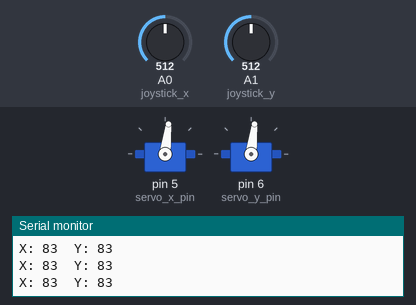
Bench run of a sketch on a simulated Arduino Uno, built with avr-gcc and run on an emulated ATmega328P. Parts: 2 × servo, the last lines printed to the serial monitor. The test bench sets the inputs (shaded band); at power-on: A0 (joystick_x) = 512, A1 (joystick_y) = 512.

Above: at 1.2 s.
1.3 s: A0 (joystick_x) set to 0
At 2.0 s:
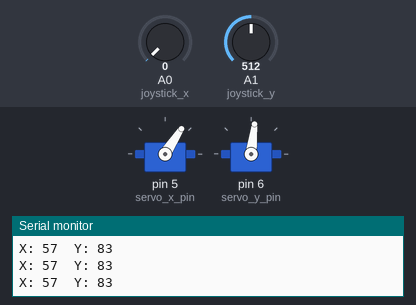
3.1 s: A1 (joystick_y) set to 900
At 4.1 s:
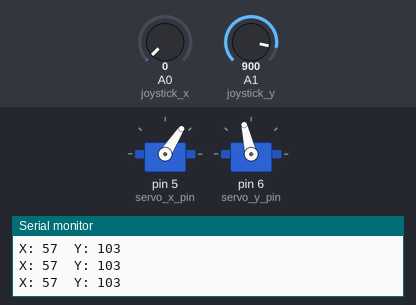
4.9 s: A0 (joystick_x) set to 900
At 6.8 s:
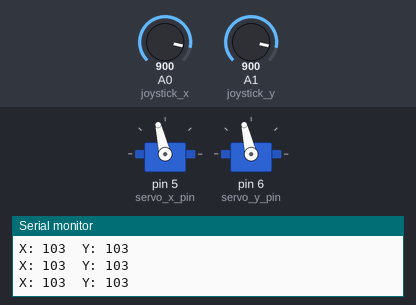
7.1 s: A1 (joystick_y) set to 716
At 8.3 s:
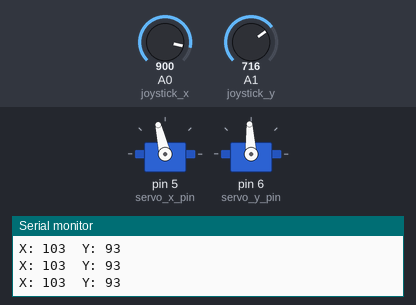
8.7 s: A1 (joystick_y) set to 306
At 9.5 s:
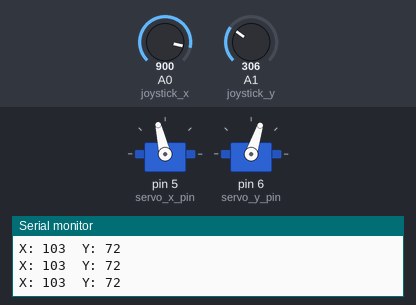
10.5 s: A0 (joystick_x) set to 716
At 11.7 s:
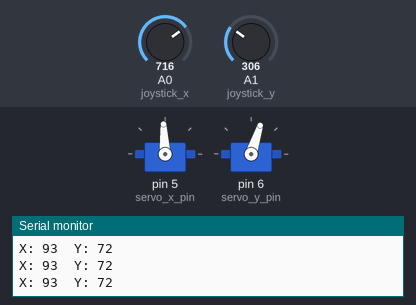
Timing chart, 0 to 13.1 s (numbered marks = the images above; inputs shaded):
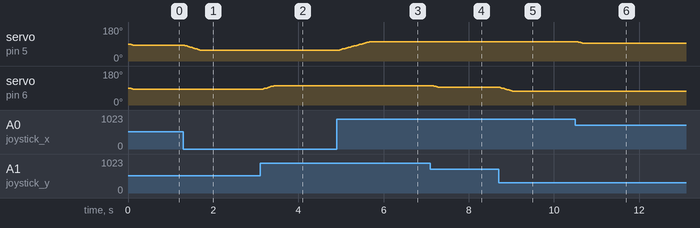

Measured:
- after the input at 1.3 s, servo on pin 5 (servo_x_pin): moves from 83° to 57° over 0.36 s, starting at once
- after the input at 3.1 s, servo on pin 6 (servo_y_pin): moves from 83° to 103° over 0.31 s, starting at once
- after the input at 4.9 s, servo on pin 5 (servo_x_pin): moves from 57° to 103° over 0.75 s, starting at once
- after the input at 7.1 s, servo on pin 6 (servo_y_pin): 103° → 93° after 0.05 s
- after the input at 8.7 s, servo on pin 6 (servo_y_pin): moves from 93° to 72° over 0.31 s, starting at once
- after the input at 10.5 s, servo on pin 5 (servo_x_pin): 103° → 93° at once

The sketch:

maze_game.ino
```cpp
#include <Servo.h>
#define joystick_x A0
#define joystick_y A1
#define servo_x_pin 5
#define servo_y_pin 6

short x_axis, y_axis;
unsigned long current_servo_x_time = 0, current_servo_y_time = 0;
unsigned long current_servo_x_angle = 90, current_servo_y_angle = 90;

Servo servo_x, servo_y;

void setup() {
  // put your setup code here, to run once:
  Serial.begin(9600);
  pinMode(joystick_x, INPUT);
  pinMode(joystick_y, INPUT);
  servo_x.attach(servo_x_pin);
  servo_y.attach(servo_y_pin);
  servo_x.write(90);
  servo_y.write(90);
}

void loop() {
  // put your main code here, to run repeatedly:
  unsigned long time_now = millis();
  x_axis = map(analogRead(joystick_x), 256, 1024, 70, 110);
  y_axis = map(analogRead(joystick_y), 256, 1024, 70, 110);

  Serial.print("X: "); Serial.print(x_axis);
  Serial.print("  Y: "); Serial.println(y_axis);

  if (x_axis > current_servo_x_angle) {
      for (current_servo_x_angle; current_servo_x_angle < x_axis && time_now - current_servo_x_time >= 5; ++current_servo_x_angle, current_servo_x_time = time_now)
        servo_x.write(current_servo_x_angle);
  } else if (x_axis < current_servo_x_angle) {
      for (current_servo_x_angle; current_servo_x_angle > x_axis && time_now - current_servo_x_time >= 5; --current_servo_x_angle, current_servo_x_time = time_now)
        servo_x.write(current_servo_x_angle);
  } else servo_x.write(current_servo_x_angle);

  if (y_axis > current_servo_y_angle) {
      for (current_servo_y_angle; current_servo_y_angle < y_axis && time_now - current_servo_y_time >= 5; ++current_servo_y_angle, current_servo_y_time = time_now)
        servo_y.write(current_servo_y_angle);
  } else if (y_axis < current_servo_y_angle) {
      for (current_servo_y_angle; current_servo_y_angle > y_axis && time_now - current_servo_y_time >= 5; --current_servo_y_angle, current_servo_y_time = time_now)
        servo_y.write(current_servo_y_angle);
  } else servo_y.write(current_servo_y_angle);
}
```
